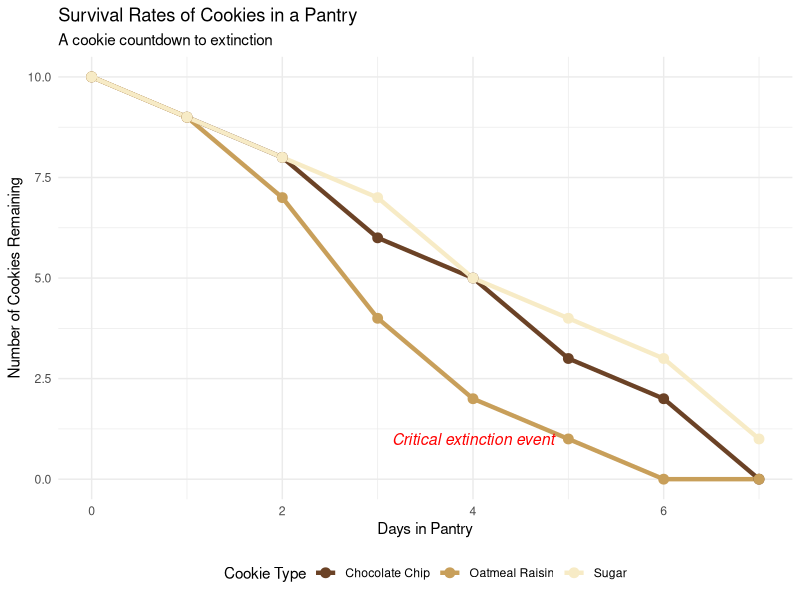

Write the R code that produced this figure.
## ---- chunk 1
# Install and load necessary packages
if (!require("ggplot2")) install.packages("ggplot2", dependencies=TRUE)
library(ggplot2)

# Create a data frame with example cookie data
days <- 0:7
cookie_data <- data.frame(
  Day = rep(days, times=3),
  Cookies = c(10, 9, 8, 6, 5, 3, 2, 0, 10, 9, 7, 4, 2, 1, 0, 0, 10, 9, 8, 7, 5, 4, 3, 1),
  Type = rep(c("Chocolate Chip", "Oatmeal Raisin", "Sugar"), each=8)
)

# Generate the line chart
ggplot(cookie_data, aes(x = Day, y = Cookies, color = Type)) +
  geom_line(size = 1.5) +
  geom_point(size = 3) +
  scale_color_manual(values = c("Chocolate Chip" = "#6b4226", "Oatmeal Raisin" = "#c89f5a", "Sugar" = "#f7ebc6")) +
  labs(title = "Survival Rates of Cookies in a Pantry",
       subtitle = "A cookie countdown to extinction",
       x = "Days in Pantry",
       y = "Number of Cookies Remaining",
       color = "Cookie Type") +
  theme_minimal() +
  theme(legend.position = "bottom") +
  annotate("text", x = 4, y = 1, label = "Critical extinction event", color = "red", size = 4, angle = 0, fontface = "italic")
